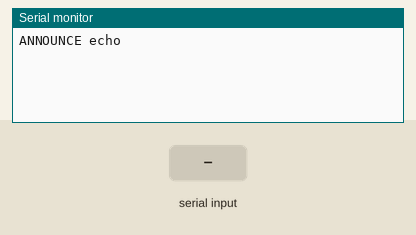
This sketch was run on a simulated Arduino Uno, built with avr-gcc and run on an emulated ATmega328P. Parts: the last lines printed to the serial monitor. The test bench sets the inputs (shaded band).

Above: at 1.2 s.
1.3 s: "1\n" received over Serial
At 3.5 s:
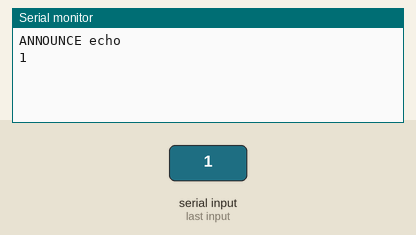
3.8 s: "0\n" received over Serial
At 5.2 s:
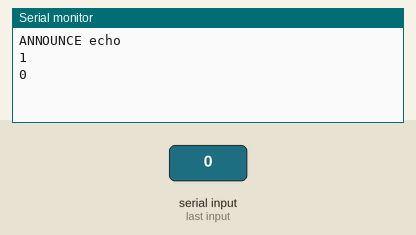
5.3 s: "2\n" received over Serial
At 7.7 s:
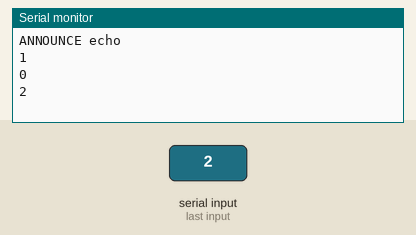

The sketch:

echo.ino
```cpp
void setup() {
  Serial.begin(9600);
  Serial.println("ANNOUNCE echo");
}

void loop() {
  String message = Serial.readStringUntil("\n");
  if (message.length() > 0) {
    Serial.println(message);
  }
}
```

Measured:
- after the input at 1.3 s, the serial monitor: prints a new line after 1.0 s (image 1)
- after the input at 3.8 s, the serial monitor: prints a new line after 1.0 s (image 2)
- after the input at 5.3 s, the serial monitor: prints a new line after 1.0 s (image 3)
